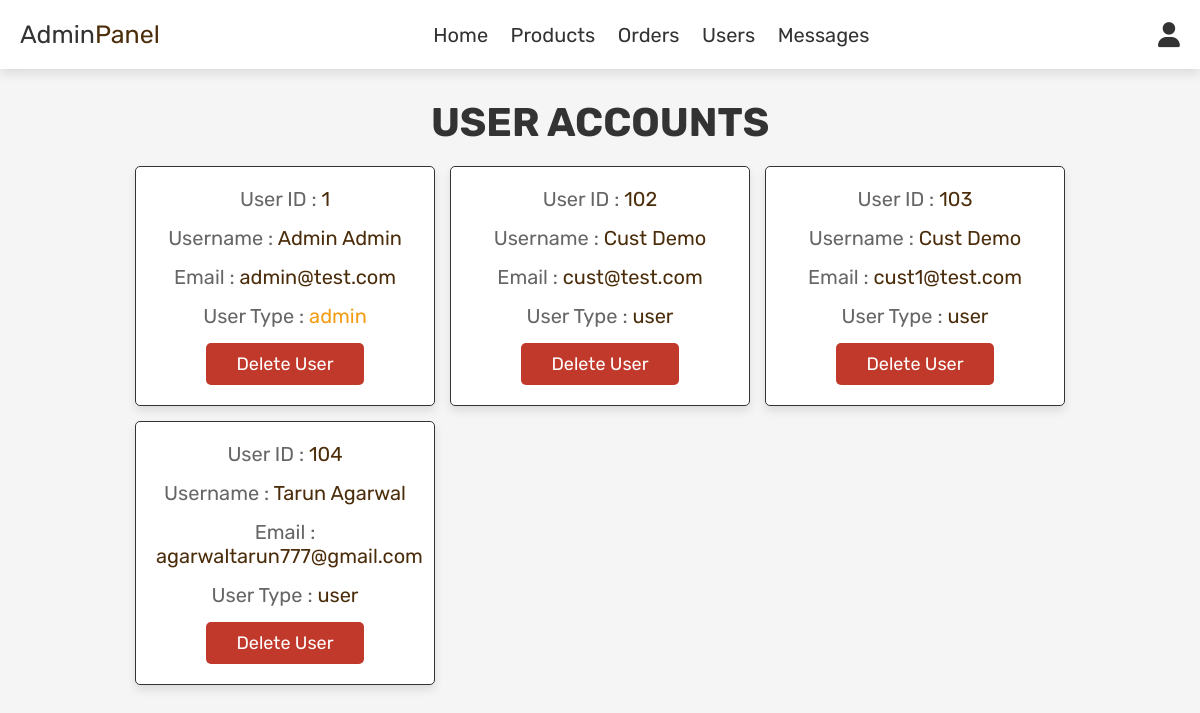
/admin_users.php (signed in), run on the app's committed database.
### tables this page shows
CREATE TABLE `users` (
  `id` int(11) UNSIGNED NOT NULL,
  `first_name` varchar(100) NOT NULL,
  `last_name` varchar(100) NOT NULL,
  `phone_number` varchar(10) NOT NULL,
  `email` varchar(255) NOT NULL,
  `address` varchar(255) NOT NULL,
  `password` varchar(32) NOT NULL,
  `created_at` timestamp NOT NULL DEFAULT current_timestamp(),
  `user_type` varchar(20) NOT NULL
);

### admin_users.php (the view, shortened to what this page needs)
<?php
include 'config.php';
?>
<!DOCTYPE html>
<html lang="en">
<head>
   <link rel="stylesheet" href="https://cdnjs.cloudflare.com/ajax/libs/font-awesome/6.0.0/css/all.min.css">
   <link rel="stylesheet" href="css/admin_style.css">
</head>
<body>
<?php include 'admin_header.php'; ?>
<section class="users">
   <h1 class="title"> user accounts </h1>
   <div class="box-container">
      <?php
         $select_users = mysqli_query($conn, "SELECT * FROM `users`") or die('query failed');
         while($fetch_users = mysqli_fetch_assoc($select_users)){
      ?>
      <div class="box">
         <p> User ID : <span><?php echo $fetch_users['id']; ?></span> </p>
         <p> Username : <span><?php echo $fetch_users['first_name'] . ' ' . $fetch_users['last_name']; ?></span> </p>
         <p> Email : <span><?php echo $fetch_users['email']; ?></span> </p>
         <p> User Type : <span style="color:<?php if($fetch_users['user_type'] == 'admin'){ echo 'var(--orange)'; } ?>"><?php echo $fetch_users['user_type']; ?></span> </p>
         <a href="admin_users.php?delete=<?php echo $fetch_users['id']; ?>" onclick="return confirm('Delete this user?');" class="delete-btn">Delete User</a>
      </div>
      <?php
         };
      ?>
   </div>
</section>
</body>
</html>

### css/admin_style.css (style rules this page uses)
:root { --purple:#8e44ad; --brown:#4b2d0b; --red:#c0392b; --orange:#f39c12; --black:#333; --white:#fff; --light-color:#666; --light-white:#ccc; --light-bg:#f5f5f5; --border:.1rem solid var(--black); --box-shadow:0 .5rem 1rem rgba(0,0,0,.1); }
* { font-family: 'Rubik', sans-serif; margin:0; padding:0; box-sizing: border-box; outline: none; border:none; text-decoration: none; transition:all .2s linear; }
html { font-size: 62.5%; overflow-x: hidden; }
body { background-color: var(--light-bg); }
section { padding:3rem 2rem; }
.title { text-align: center; margin-bottom: 2rem; text-transform: uppercase; color:var(--black); font-size: 4rem; }
.btn, .option-btn, .delete-btn, .white-btn { display: inline-block; margin-top: 1rem; padding:1rem 3rem; cursor: pointer; color:var(--white); font-size: 1.8rem; border-radius: .5rem; text-transform: capitalize; }
.delete-btn { background-color: var(--red); }
.users .box-container { display: grid; grid-template-columns: repeat(auto-fit, 30rem); justify-content: center; gap:1.5rem; max-width: 1200px; margin:0 auto; align-items: flex-start; }
.users .box-container .box { background-color: var(--white); padding:2rem; border:var(--border); box-shadow: var(--box-shadow); border-radius: .5rem; text-align: center; }
.users .box-container .box p { padding-bottom: 1.5rem; font-size: 2rem; color:var(--light-color); }
.users .box-container .box p span { color:var(--brown); }
.users .box-container .box .delete-btn { margin-top: 0; }

### data on the page
users: id "1", first_name "Admin", last_name "Admin", email "admin@test.com", user_type "admin"
users: id "102", first_name "Cust", last_name "Demo", email "cust@test.com", user_type "user"
users: id "103", first_name "Cust", last_name "Demo", email "cust1@test.com", user_type "user"
users: id "104", first_name "Tarun", last_name "Agarwal", email "agarwaltarun777@gmail.com", user_type "user"
